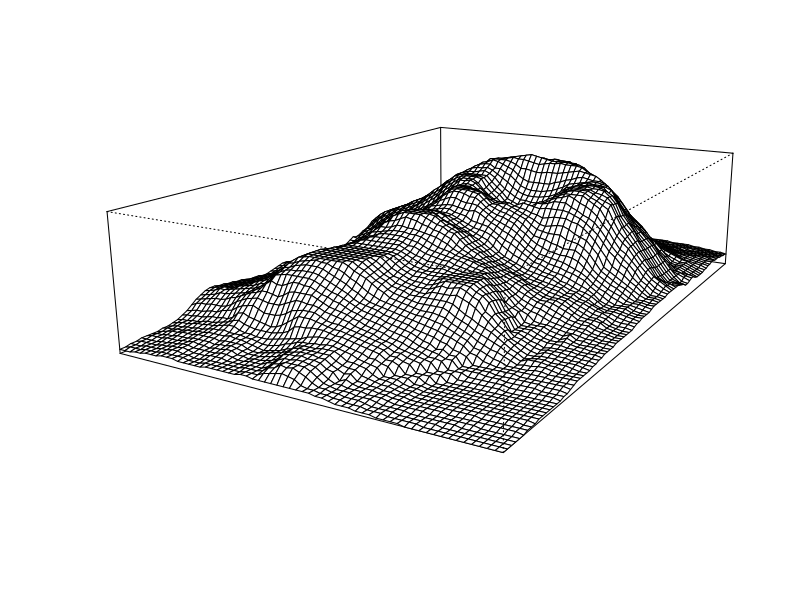

This figure's R source:
## ---- chunk 1
 z <- 2 * volcano        # Exaggerate the relief
 x <- 10 * (1:nrow(z))   # 10 meter spacing (S to N)
 y <- 10 * (1:ncol(z))   # 10 meter spacing (E to W)
 persp(x, y, z, theta = 120, phi = 15, scale = FALSE, axes = FALSE)
